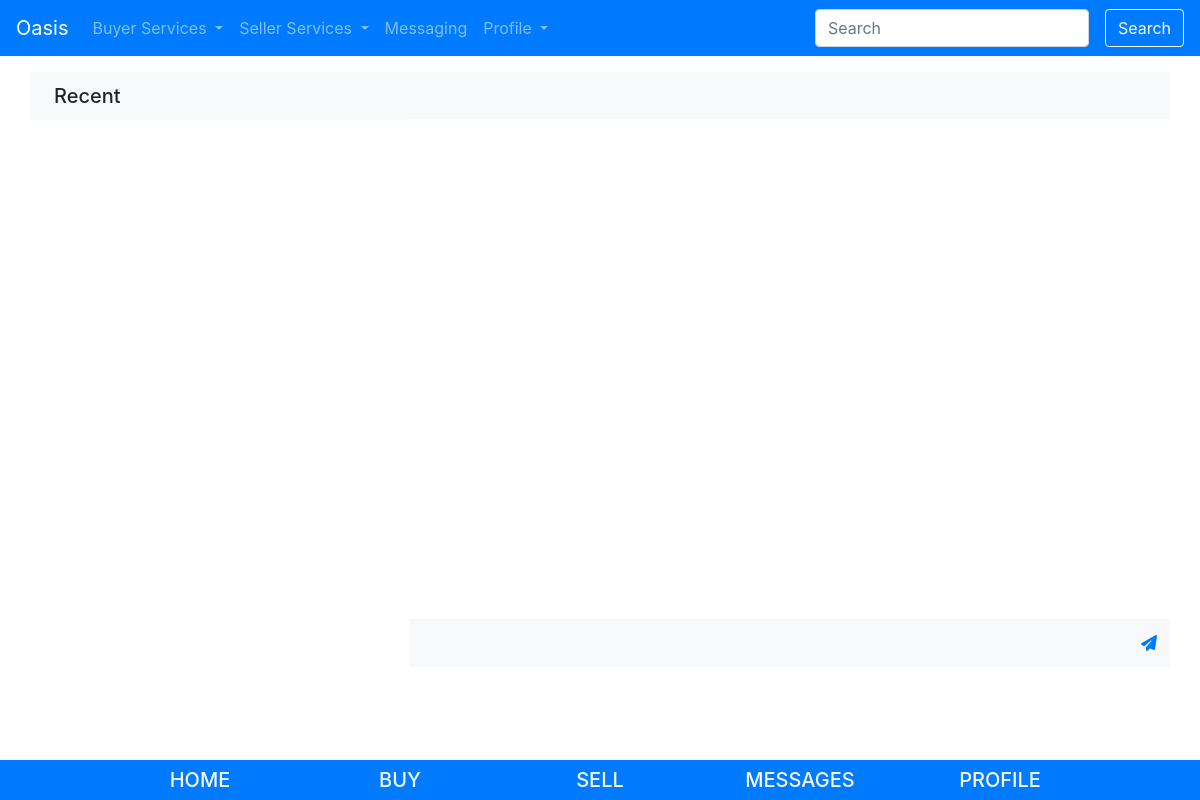
The app's page /pages/messaging/ (signed in), older data.
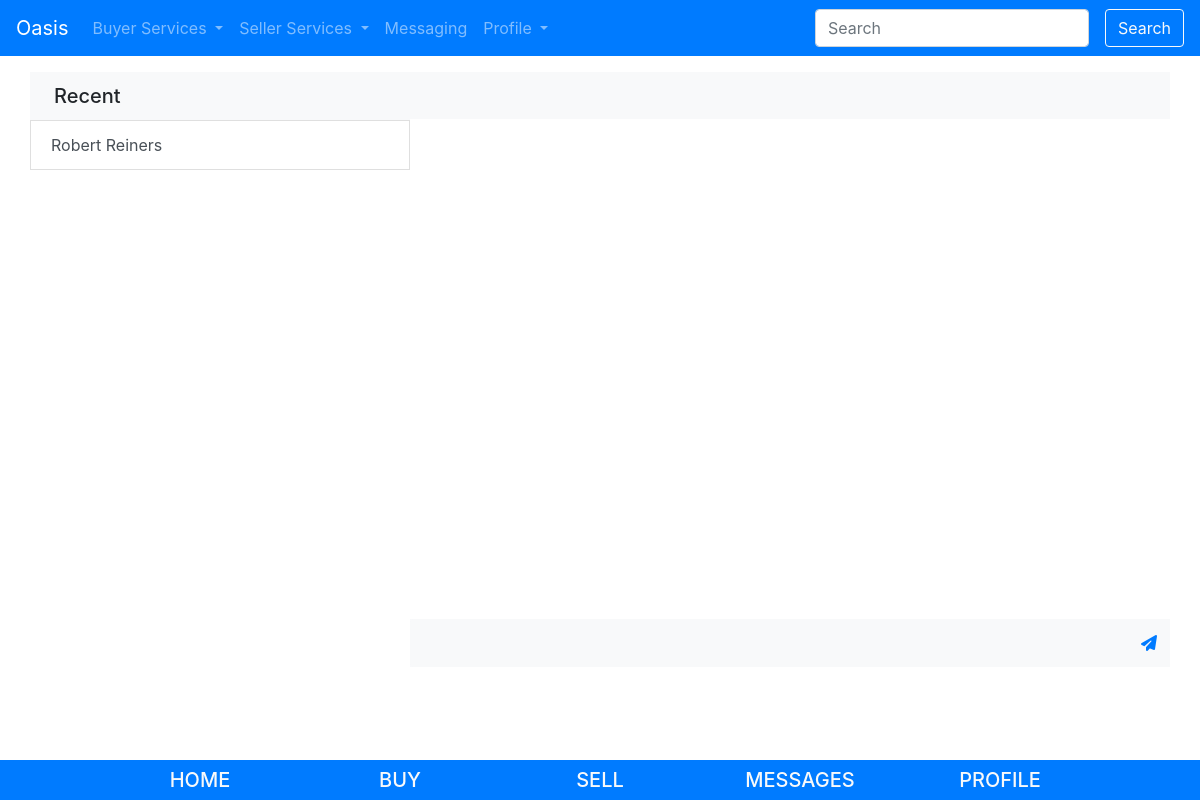
The same page, newer data.
### pages/models.py (models this page shows)
class Conversation(models.Model):
    id = models.UUIDField(primary_key=True, default=uuid.uuid4, help_text='unique id for this conversation')
    seller = models.ForeignKey(User,
                        related_name='seller',
                        default = 1,
                        null = True,
                        on_delete = models.SET_NULL
                        )
    buyer = models.ForeignKey(User,
                        related_name='buyer',
                        default = 2,
                        null = True,
                        on_delete = models.SET_NULL
            )
    report = models.ForeignKey('ReportListing',null = True, on_delete = models.SET_NULL)
    state = models.CharField(
        max_length=1,
        choices=STATUS,
        blank=True,
        default=0,
        help_text='Conversation status',
    )
    listing = models.ForeignKey(Listing, null = True, on_delete = models.SET_NULL)

### pages/views.py (the view)
# urls.py: path('messaging/', views.messaging, name='messaging'),
@login_required(login_url="/pages/login")
def messaging(request):
    current_user = request.user
    conversations = Conversation.objects.filter(
        seller=current_user) | Conversation.objects.filter(buyer=current_user)
    message_list = []
    for conversation in conversations:
        message_list.append(
            [conversation.id,
             list(conversation.message_set.values())])
    messages = json.dumps(message_list, cls=DjangoJSONEncoder)
    return render(request, 'messaging.html', {
        'current_user': current_user,
        'conversations': conversations,
        'messages': messages
    })

### cart/context_processors.py (called while the page is built)
def cart(request):
     return {'cart': Cart(request)}

### pages/templates/messaging.html (shortened to what this page needs)
{% extends "base.html" %}
{% load static %}
{% block styles %}
<link rel="stylesheet" type="text/css" href="{% static 'messaging.css' %}" >
{% endblock %}
{% block content %}
<div class="container">
  <div class="row">
    <div class="col-4 px-0">
      <div class="bg-gray px-4 py-2 bg-light">
        <p class="h5 mb-0 py-1">Recent</p>
      </div>
    <div class="list-group rounded-0" id="message-box">
    {% for conversation in conversations %}
        <button type="button" class="list-group-item list-group-item-action" onclick="buttonClick(this,'{{conversation.id}}')" >
          {% if conversation.buyer.id == request.user.id %}
            {{conversation.seller.first_name}} {{conversation.seller.last_name}}
			<a href="{% url 'reportmessage' conversation.id %}" class="btn btn-primary mx-1 my-1">Report</a>
          {% else %}
            {{ conversation.buyer.first_name }} {{conversation.buyer.last_name}}
          {% endif %}
        </button>
    {% endfor %}
    </div>
    </div>
    <div class="col-8 px-0" id="current-conversation">
        <div class="d-flex justify-content-end bg-gray px-4 py-2 bg-light">
        </div>
      <div class="px-4 py-5 bg-white" id = "chat-log">
      </div>
      <div class="input-group mb-3 bg-light">
        <input type="text" class="form-control py-4 bg-light border-0" id="chat-message-input">
        <div class="input-group-append">
          <button class="btn btn-link" type="button" id="chat-message-submit"><i class="fa fa-paper-plane"></i></button>
        </div>
      </div>
    </div>
  </div>
</div>
{% endblock %}

### pages/templates/base.html (shortened to what this page needs)
<!DOCTYPE html>
<html lang="en">
<head>
  <link rel="stylesheet" href="https://cdn.jsdelivr.net/npm/bootstrap@4.5.3/dist/css/bootstrap.min.css">
  {% block styles %}
  {% endblock %}
</head>
<body class="d-flex flex-column min-vh-100">
  {% block sidebar %}
  <nav class="navbar navbar-expand-lg navbar-dark bg-primary sticky-top mb-3">
      <a class="navbar-brand" href="{% url 'index' %}">Oasis</a>
      {% if user.is_authenticated %}
      <div class="collapse navbar-collapse" id="navbarNavDropdown">
        <ul class="navbar-nav mr-auto">
          <li class="nav-item dropdown">
            <a class="nav-link dropdown-toggle" href="#" id="buyerServices" role="button" data-toggle="dropdown" aria-haspopup="true" aria-expanded="false">
              Buyer Services
            </a>
          </li>
          <li class="nav-item dropdown">
            <a class="nav-link dropdown-toggle" href="#" id="sellerServices" role="button" data-toggle="dropdown" aria-haspopup="true" aria-expanded="false">
              Seller Services
            </a>
          </li>
          <li class="nav-item">
            <a class="nav-link" href="{% url 'messaging' %}">Messaging</a>
          </li>
          <li class="nav-item dropdown">
            <a class="nav-link dropdown-toggle" href="#" id="profile" role="button" data-toggle="dropdown" aria-haspopup="true" aria-expanded="false">
              Profile
            </a>
          </li>
        </ul>
        <form class="form-inline my-2 my-lg-0" name="search" method="GET" action="{% url 'listings' %}">
          <input class="form-control mr-sm-2" type="text" name="q" placeholder="Search"/>
          <button class="btn btn-outline-light ml-2" type="submit">Search</button>
        </form>
      </div>
      {% endif %}
    </nav>
    {% endblock %}
    <div class="col-sm-12 col-lg-12 col-md-12 mb-3">
      {% block content %}{% endblock %}
    </div>
    {% block footer %}
    <footer class="page-footer font-small pt-2 bg-primary mt-auto">
      <div class="container-fluid text-center">
        <div class="row justify-content-center">
          <div class="col-md-2 mb-md-0 mb-3">
            <a class="text-decoration-none text-light" href="{% url 'index' %}"><h5>HOME</h5></a>
          </div>
          {% if user.is_authenticated %}
          <div class="col-md-2 mb-md-0 mb-3">
            <a class="text-decoration-none text-light" href="{% url 'listings' %}"><h5>BUY</h5></a>
          </div>
          <div class="col-md-2 mb-md-0 mb-3">
            <a class="text-decoration-none text-light" href="{% url 'sellerlisting' %}"><h5>SELL</h5></a>
          </div>
          <div class="col-md-2 mb-md-0 mb-3">
            <a class="text-decoration-none text-light" href="{% url 'messaging' %}"><h5>MESSAGES</h5></a>
          </div>
          <div class="col-md-2 mb-md-0 mb-3">
            <a class="text-decoration-none text-light" href="{% url 'profile' %}"><h5>PROFILE</h5></a>
          </div>
          {% endif %}
        </div>
      </footer>
      {% endblock %}
    </body>
    </html>

### pages/static/messaging.css (style rules this page uses)
#chat-log, #message-box { height: 500px; overflow-y: scroll; }

Row changes from the older to the newer data that the page shows:
added Conversation: buyer.first_name "Robert", buyer.last_name "Reiners"
